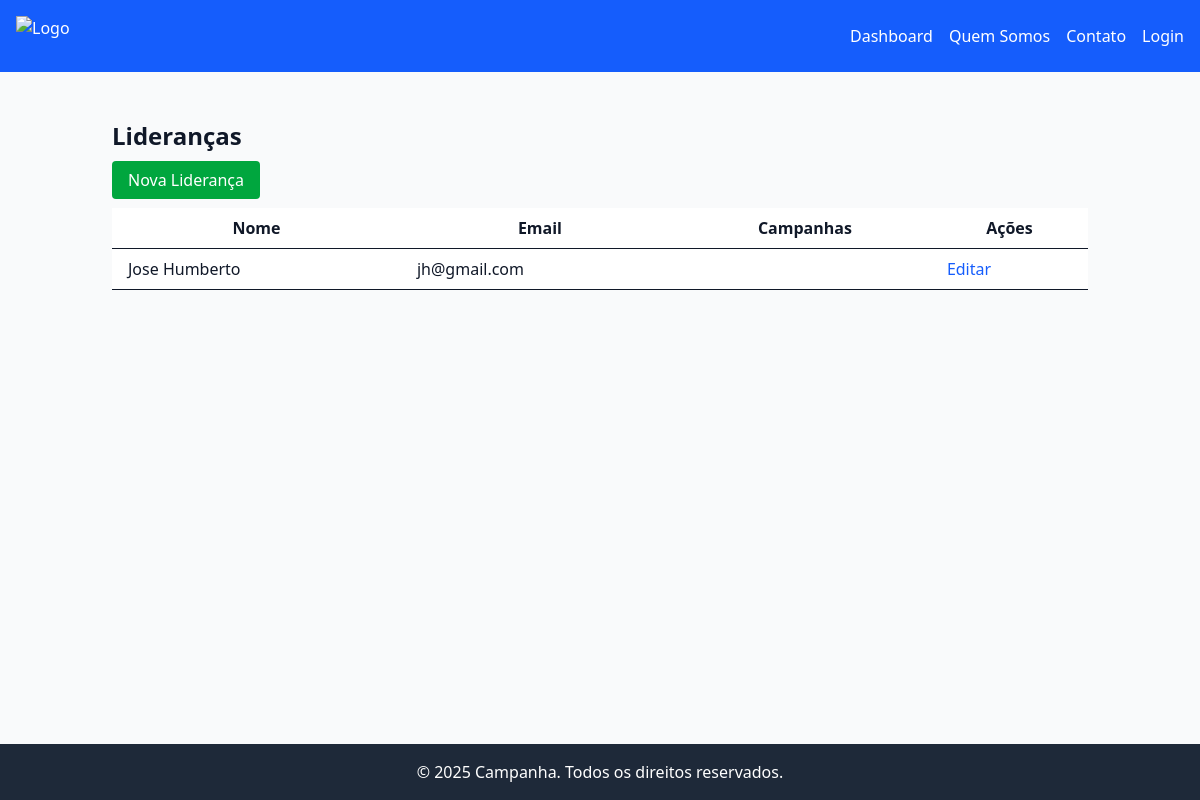
The app's page /lideranca/, older data.
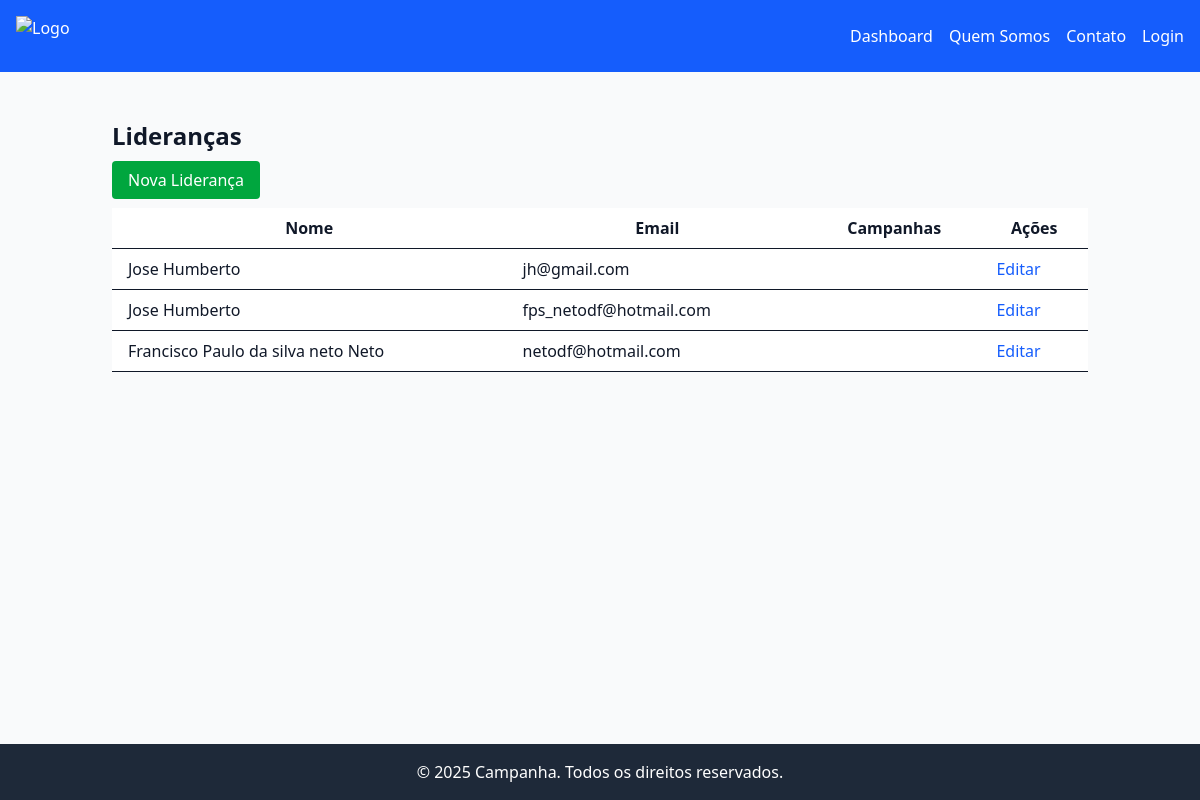
The same page, newer data.
### lideranca/models.py (models this page shows, shortened)
class Lideranca(models.Model):
    nome = models.CharField(max_length=255)
    email = models.EmailField(unique=True)
    campanhas = models.ManyToManyField(Campanha, related_name="liderancas")

### lideranca/views.py (the view)
# urls.py: path('', views.list_liderancas, name='list'),
def list_liderancas(request):
    liderancas = Lideranca.objects.all()
    return render(request, 'lideranca/list2.html', {'liderancas': liderancas})

### lideranca/templates/lideranca/list2.html (shortened to what this page needs)
{% extends 'base1.html' %}
{% block content %}
<div class="container mx-auto p-6">
    <h1 class="text-2xl font-bold mb-4">Lideranças</h1>
    <a href="{% url 'lideranca:create' %}" class="bg-green-600 text-white px-4 py-2 rounded">Nova Liderança</a>
    <table class="min-w-full mt-4 bg-white">
        <thead>
            <tr>
                <th class="py-2 px-4 border-b">Nome</th>
                <th class="py-2 px-4 border-b">Email</th>
                <th class="py-2 px-4 border-b">Campanhas</th>
                <th class="py-2 px-4 border-b">Ações</th>
            </tr>
        </thead>
        <tbody>
            {% for lideranca in liderancas %}
            <tr class="hover:bg-gray-100">
                <td class="py-2 px-4 border-b">{{ lideranca.nome }}</td>
                <td class="py-2 px-4 border-b">{{ lideranca.email }}</td>
                <td class="py-2 px-4 border-b">
                </td>
                <td class="py-2 px-4 border-b">
                    <a href="{% url 'lideranca:edit' lideranca.pk %}" class="text-blue-600 hover:underline">Editar</a>
                </td>
            </tr>
            {% empty %}
            <tr>
                <td colspan="4" class="py-2 px-4 text-center">Nenhuma liderança cadastrada.</td>
            </tr>
            {% endfor %}
        </tbody>
    </table>
</div>
{% endblock %}

Row changes from the older to the newer data that the page shows:
added Lideranca: nome "Jose Humberto", email "fps_netodf@hotmail.com"
added Lideranca: nome "Francisco Paulo da silva neto Neto", email "netodf@hotmail.com"
